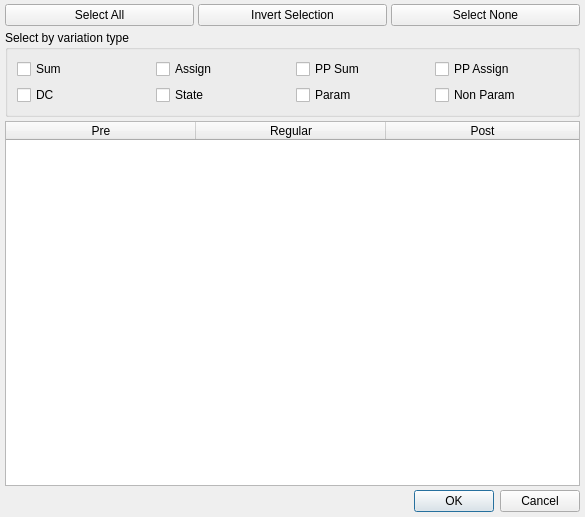
<?xml version="1.0" encoding="UTF-8"?>
<ui version="4.0">
 <class>VariationsDialog</class>
 <widget class="QDialog" name="VariationsDialog">
  <property name="geometry">
   <rect>
    <x>0</x>
    <y>0</y>
    <width>585</width>
    <height>517</height>
   </rect>
  </property>
  <property name="windowTitle">
   <string>Variations Filter</string>
  </property>
  <layout class="QGridLayout" name="gridLayout">
   <property name="leftMargin">
    <number>5</number>
   </property>
   <property name="topMargin">
    <number>4</number>
   </property>
   <property name="rightMargin">
    <number>5</number>
   </property>
   <property name="bottomMargin">
    <number>5</number>
   </property>
   <property name="spacing">
    <number>4</number>
   </property>
   <item row="4" column="0">
    <widget class="QDialogButtonBox" name="ButtonBox">
     <property name="orientation">
      <enum>Qt::Horizontal</enum>
     </property>
     <property name="standardButtons">
      <set>QDialogButtonBox::Cancel|QDialogButtonBox::Ok</set>
     </property>
    </widget>
   </item>
   <item row="3" column="0">
    <widget class="QTableWidget" name="VariationsTable">
     <property name="mouseTracking">
      <bool>false</bool>
     </property>
     <property name="editTriggers">
      <set>QAbstractItemView::NoEditTriggers</set>
     </property>
     <property name="showDropIndicator" stdset="0">
      <bool>false</bool>
     </property>
     <property name="dragEnabled">
      <bool>true</bool>
     </property>
     <property name="selectionMode">
      <enum>QAbstractItemView::ExtendedSelection</enum>
     </property>
     <property name="columnCount">
      <number>3</number>
     </property>
     <attribute name="horizontalHeaderVisible">
      <bool>true</bool>
     </attribute>
     <attribute name="horizontalHeaderCascadingSectionResizes">
      <bool>true</bool>
     </attribute>
     <attribute name="horizontalHeaderDefaultSectionSize">
      <number>190</number>
     </attribute>
     <attribute name="horizontalHeaderHighlightSections">
      <bool>false</bool>
     </attribute>
     <attribute name="horizontalHeaderStretchLastSection">
      <bool>true</bool>
     </attribute>
     <attribute name="verticalHeaderVisible">
      <bool>true</bool>
     </attribute>
     <attribute name="verticalHeaderDefaultSectionSize">
      <number>19</number>
     </attribute>
     <column>
      <property name="text">
       <string>Pre</string>
      </property>
     </column>
     <column>
      <property name="text">
       <string>Regular</string>
      </property>
     </column>
     <column>
      <property name="text">
       <string>Post</string>
      </property>
     </column>
    </widget>
   </item>
   <item row="0" column="0">
    <layout class="QHBoxLayout" name="VariationsHorizontalLayout">
     <item>
      <widget class="QPushButton" name="SelectAllButton">
       <property name="text">
        <string>Select All</string>
       </property>
      </widget>
     </item>
     <item>
      <widget class="QPushButton" name="InvertSelectionButton">
       <property name="text">
        <string>Invert Selection</string>
       </property>
      </widget>
     </item>
     <item>
      <widget class="QPushButton" name="SelectNoneButton">
       <property name="text">
        <string>Select None</string>
       </property>
      </widget>
     </item>
    </layout>
   </item>
   <item row="1" column="0" rowspan="2">
    <widget class="QGroupBox" name="TypeGroupBox">
     <property name="title">
      <string>Select by variation type</string>
     </property>
     <property name="checkable">
      <bool>false</bool>
     </property>
     <property name="checked">
      <bool>false</bool>
     </property>
     <layout class="QGridLayout" name="gridLayout_2">
      <item row="0" column="2">
       <widget class="QCheckBox" name="PpSumCheckBox">
        <property name="toolTip">
         <string>Select all pre/post variations which have the non-standard behavior of summing their outputs</string>
        </property>
        <property name="text">
         <string>PP Sum</string>
        </property>
        <property name="tristate">
         <bool>true</bool>
        </property>
       </widget>
      </item>
      <item row="0" column="0">
       <widget class="QCheckBox" name="SumCheckBox">
        <property name="toolTip">
         <string>Select all regular variations which have the default behavior of summing their outputs</string>
        </property>
        <property name="text">
         <string>Sum</string>
        </property>
        <property name="tristate">
         <bool>true</bool>
        </property>
       </widget>
      </item>
      <item row="0" column="1">
       <widget class="QCheckBox" name="AssignCheckBox">
        <property name="toolTip">
         <string>Select all regular variations which have the non-standard behavior of assigning their outputs</string>
        </property>
        <property name="text">
         <string>Assign</string>
        </property>
        <property name="tristate">
         <bool>true</bool>
        </property>
       </widget>
      </item>
      <item row="1" column="0">
       <widget class="QCheckBox" name="DcCheckBox">
        <property name="toolTip">
         <string>Select all variations which use direct coloring</string>
        </property>
        <property name="text">
         <string>DC</string>
        </property>
        <property name="tristate">
         <bool>true</bool>
        </property>
       </widget>
      </item>
      <item row="1" column="1">
       <widget class="QCheckBox" name="StateCheckBox">
        <property name="toolTip">
         <string>Select all variations which alter their state on each iteration</string>
        </property>
        <property name="text">
         <string>State</string>
        </property>
        <property name="tristate">
         <bool>true</bool>
        </property>
       </widget>
      </item>
      <item row="1" column="2">
       <widget class="QCheckBox" name="ParamCheckBox">
        <property name="toolTip">
         <string>Select all variations which have parameters</string>
        </property>
        <property name="text">
         <string>Param</string>
        </property>
        <property name="tristate">
         <bool>true</bool>
        </property>
       </widget>
      </item>
      <item row="1" column="3">
       <widget class="QCheckBox" name="NonParamCheckBox">
        <property name="toolTip">
         <string>Select all variations which do not have parameters (weight only)</string>
        </property>
        <property name="text">
         <string>Non Param</string>
        </property>
        <property name="tristate">
         <bool>true</bool>
        </property>
       </widget>
      </item>
      <item row="0" column="3">
       <widget class="QCheckBox" name="PpAssignCheckBox">
        <property name="toolTip">
         <string>Select all pre/post variations which have the default behavior of assigning their outputs</string>
        </property>
        <property name="text">
         <string>PP Assign</string>
        </property>
        <property name="tristate">
         <bool>true</bool>
        </property>
       </widget>
      </item>
     </layout>
    </widget>
   </item>
  </layout>
 </widget>
 <resources/>
 <connections>
  <connection>
   <sender>ButtonBox</sender>
   <signal>accepted()</signal>
   <receiver>VariationsDialog</receiver>
   <slot>accept()</slot>
   <hints>
    <hint type="sourcelabel">
     <x>248</x>
     <y>254</y>
    </hint>
    <hint type="destinationlabel">
     <x>157</x>
     <y>274</y>
    </hint>
   </hints>
  </connection>
  <connection>
   <sender>ButtonBox</sender>
   <signal>rejected()</signal>
   <receiver>VariationsDialog</receiver>
   <slot>reject()</slot>
   <hints>
    <hint type="sourcelabel">
     <x>316</x>
     <y>260</y>
    </hint>
    <hint type="destinationlabel">
     <x>286</x>
     <y>274</y>
    </hint>
   </hints>
  </connection>
 </connections>
</ui>
